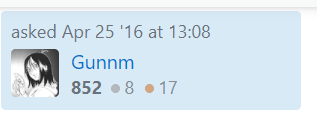
#> input picture test3.png, 317 x 122 px
$ python grayscale_pil_709.py
#> lines starting #> are read from the running program, lines starting #| are printed output that depends on the picture
from PIL import Image
import numpy as np

def load_image( infilename ) :
#> called with infilename = 'test3.png'
    img = Image.open( infilename )
#> img is the input picture: PIL image 317x122 RGBA; mean R, G, B, A 217.7, 229.9, 239.3, 255
    img.load()

    data = np.asarray( img, dtype="int32" )
    # output the data into a txt file to see the matrix before the change
    raw_file = open("test3_raw.txt","w")
    for row in data:
        np.savetxt(raw_file, row.astype(int))
        raw_file.write("---------------------------------------------------------------------------------------------------\n")
#> this loop made 122 passes
    raw_file.close()

    # modify the matrix numbers
    data = (data[:,:,:3] * [0.2126, 0.7152, 0.0722]).sum(axis=2)
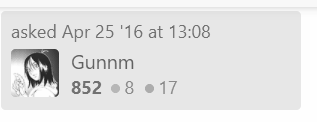
#> data: shape (122, 317) float64; min 30, max 255, mean 228

    print(data)
#> (printed output is left out)
    return data

def save_image( npdata, outfilename ) :
#> called with outfilename = 'result3_709.png'
    img = Image.fromarray( np.asarray( np.clip(npdata,0,255), dtype="uint8"), "L" )
#> img: PIL image 317x122 L
    img.save( outfilename )


data = load_image("test3.png")
save_image(data , "result3_709.png")
